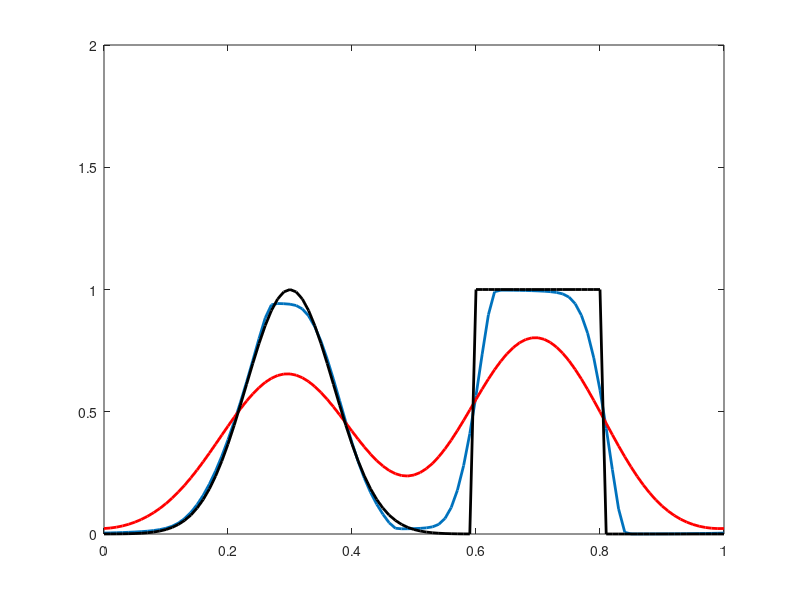

Here is the MATLAB script that generated this plot:
%------------------------------------------------------------
% one-dimensional linear advection using flux limiters
% df/dt + U df/dx = 0; U = 1 and hence upwinded flux calculations are done
% Written By: Sourabh V. Apte (ME667)
% Several limiters are used and the equation advects the initial
% condition with sharp discontinuities using a "linear" advection 
% equation. The solution predicted by higher order schemes with limiters
% is compared to simple upwind scheme. 
%------------------------------------------------------------
n=101; nstep=300; length=1.0;h=length/(n-1);
dt=0.333333333*h; time=0.0; 
for i=1:n, 
    x(i)=h*(i-1);
end

f=zeros(n,1);fo=zeros(n,1);fh=zeros(n,1);foo=zeros(n,1);
fu=zeros(n,1);fuo=zeros(n,1);

%initial conditions...
for i=1:n, 
    if (x(i)>=0.0 & x(i)<=0.6), f(i)=exp(-100*(x(i)-0.3)^2); end; 
end;

for i=1:n, 
    if (x(i)>=0.6 & x(i)<=0.8), f(i)=1.0; end; 
end; 
fu=f;

hold on;plot(x,f,'k','linewidt',2);

% the big time loop...
for m=1:nstep,m,time
    hold off;plot(x,f,'linewidt',2); %axis([1 n 2.0, 4.5]); %plot solution
    hold on;plot(x,fu,'r','linewidt',2);axis([0 length 0 2]); pause(0.1)
    foo=f;
    for is=1:2 %two steps per timestep
        fo=f;
        for i=2:n-1, 
            bot=(fo(i)-fo(i-1));top=(fo(i+1)-fo(i)); r=top*bot/(bot^2+0.00001);
            % Limiters
             psi=max([0, min([2*r,0.5*(r+1),2])]); % monotonized central (MC)
            %psi=max([0, min([1.5*r,1]),min([r,1.5]) ]); % Sweby 
            % psi=max([0, min([2*r,1]),min([r,2])]); % superbee gtext('superbee')
            % psi=max([0, min([r,1])]); % minmod gtext('MINMOD')
            % psi=(r+abs(r))/(r+1); % van Leer
            % psi=0; % upwind
            % psi=r;
            %f_at_face = f_cell + psi*0.5*h*S; where S is slope at face
            % here kappa = -1 is used; i.e. only S- is used
            fh(i)=fo(i)+0.5*psi*(fo(i)-fo(i-1));
        end;
        bot=(fo(1)-fo(n-1));top=(fo(2)-fo(1)); r=top*bot/(bot^2+0.00001);
        psi=max([0, min([2*r,0.5*(r+1),2])]); % monotonized central (MC)
        %psi=max([0, min([1.5*r,1]),min([r,1.5]) ]); % Sweby 
        % psi=max([0, min([2*r,1]),min([r,2])]); % superbee
        % psi=max([0, min([r,1])]); % minmod
        % psi=(r+abs(r))/(r+1); %van Leer
        % psi=0; % upwind
        % psi=r;
        fh(1)=fo(1)+0.5*psi*(fo(1)-fo(n-1)); fh(n)=fh(1);
        for i=2:n-1,
            f(i)=fo(i)-(dt/h)*(fh(i)-fh(i-1) );
        end;
        f(1)=fo(1)-(dt/h)*(fh(1)-fh(n-1) );f(n)=f(1);
    end
    % average the solution for second oder time step
    for i=1:n,
        f(i)=0.5*(f(i)+foo(i)); 
    end
    
    %-----------------------
    % first order upwind
    fuo=fu; 
    for i=2:n-1,
        fu(i)=fuo(i)-(dt/h)*(fuo(i)-fuo(i-1)); 
    end
    fu(1)=fuo(1)-(dt/h)*(fuo(1)-fuo(n-1));fu(n)=fu(1);
    time=time+dt;
end;

% Replot initial conditions for comparison...
f=zeros(n,1);
for i=1:n, 
    if (x(i)>=0.0 & x(i)<=0.6), 
        f(i)=exp(-100*(x(i)-0.3)^2); 
    end; 
end; 
for i=1:n, 
    if (x(i)>=0.6 & x(i)<=0.8), 
        f(i)=1.0; 
    end; 
end; 
hold on;plot(x,f,'k','linewidt',2);

